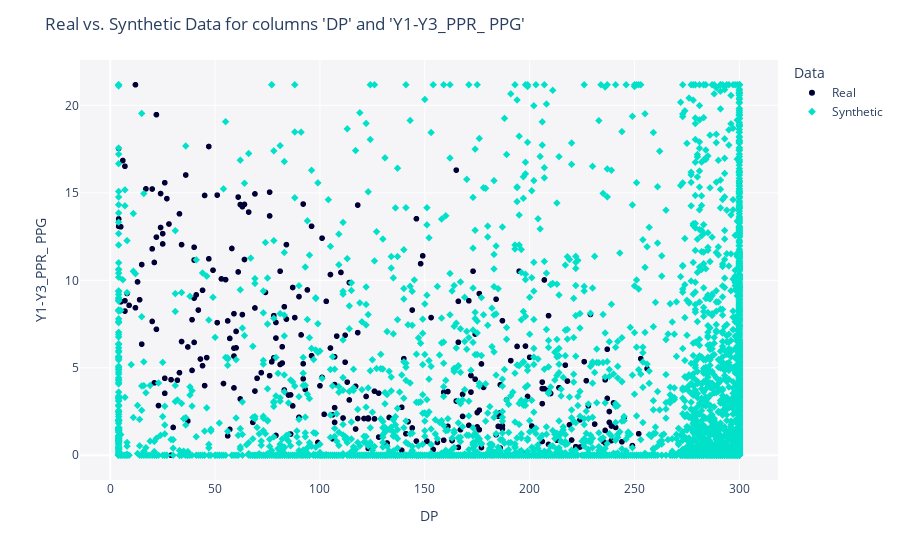

Notebook cell for this chart:
### Code cell
from sdmetrics.reports.utils import get_column_pair_plot

fig = get_column_pair_plot(
    real_data=df_real,
    synthetic_data=df_synth,
    metadata=metadata,
    column_names=['DP', 'Y1-Y3_PPR_ PPG'],
)

fig.show()

### Figure 1 — Plotly figure (JSON) as saved in the notebook; plotly's stock layout.template omitted (floating-point values rounded to 4 significant figures; data arrays with more than 128 entries replaced by an {"elided": "..."} marker saying what was removed)
{"data": [{"hovertemplate": "Data=Real<br>DP=%{x}<br>Y1-Y3_PPR_ PPG=%{y}<extra></extra>", "legendgroup": "Real", "marker": {"color": "#000036", "symbol": "circle"}, "mode": "markers", "name": "Real", "showlegend": true, "type": "scattergl", "x": {"elided": "677 int values"}, "xaxis": "x", "y": {"elided": "677 float values"}, "yaxis": "y"}, {"hovertemplate": "Data=Synthetic<br>DP=%{x}<br>Y1-Y3_PPR_ PPG=%{y}<extra></extra>", "legendgroup": "Synthetic", "marker": {"color": "#01E0C9", "symbol": "diamond"}, "mode": "markers", "name": "Synthetic", "showlegend": true, "type": "scattergl", "x": {"elided": "5000 int values"}, "xaxis": "x", "y": {"elided": "5000 float values"}, "yaxis": "y"}], "layout": {"autosize": true, "legend": {"title": {"text": "Data"}, "tracegroupgap": 0}, "margin": {"t": 60}, "plot_bgcolor": "#F5F5F8", "title": {"text": "Real vs. Synthetic Data for columns 'DP' and 'Y1-Y3_PPR_ PPG'"}, "xaxis": {"anchor": "y", "autorange": true, "domain": [0, 1], "range": [-14.18, 318.2], "title": {"text": "DP"}, "type": "linear"}, "yaxis": {"anchor": "x", "autorange": true, "domain": [0, 1], "range": [-1.64, 22.82], "title": {"text": "Y1-Y3_PPR_ PPG"}, "type": "linear"}}}
